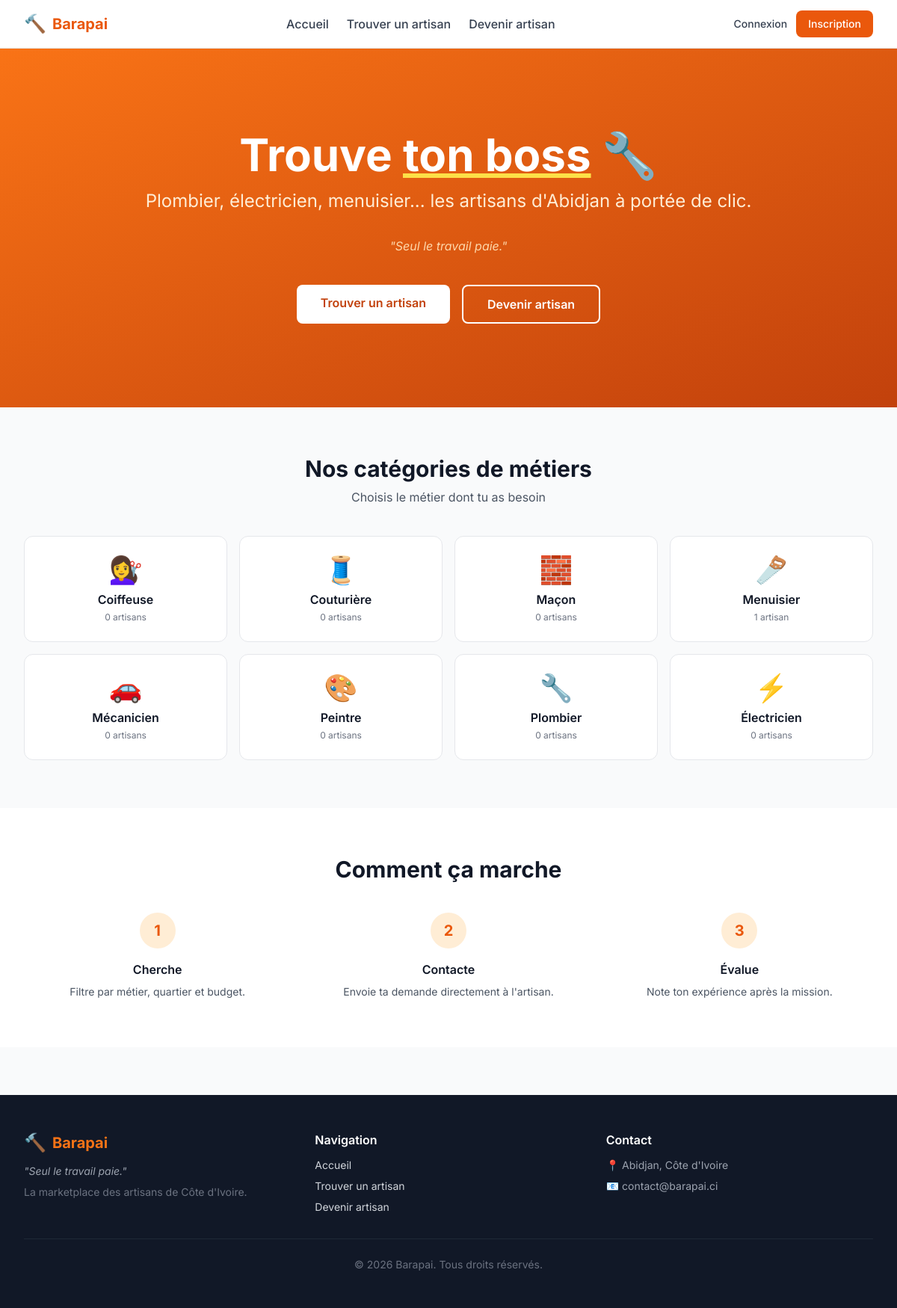
The page / on the database its author committed.
### apps/catalog/models.py (models this page shows, shortened)
class Category(models.Model):
    name = models.CharField(_('Nom'), max_length=100, unique=True)
    slug = models.SlugField(_('Slug'), max_length=100, unique=True)
    icon = models.CharField(
        _('Icone (emoji ou nom)'),
        max_length=50,
        blank=True,
        help_text=_('Ex: 🔧 ou wrench (nom lucide-icon)'),
    )
    description = models.TextField(_('Description'), blank=True)
    is_active = models.BooleanField(_('Active'), default=True)
    created_at = models.DateTimeField(auto_now_add=True)
    class Meta:
        verbose_name = _('Categorie')
        verbose_name_plural = _('Categories')
        ordering = ['name']

### apps/core/views.py (the view)
# urls.py: path('', views.home, name='home'),
def home(request):
    categories = Category.objects.filter(is_active=True)
    return render(request, 'core/home.html', {
        'categories': categories,
    })

### templates/core/home.html (shortened to what this page needs)
{% extends 'base.html' %}
{% block content %}
<section class="bg-gradient-to-br from-orange-500 to-orange-700 text-white">
    <div class="max-w-7xl mx-auto px-4 sm:px-6 lg:px-8 py-20 md:py-28 text-center">
        <h1 class="text-4xl md:text-6xl font-bold mb-4">
            Trouve <span class="underline decoration-yellow-300">ton boss</span> 🔧
        </h1>
        <p class="text-xl md:text-2xl mb-8 text-orange-100">
            Plombier, électricien, menuisier... les artisans d'Abidjan à portée de clic.
        </p>
        <p class="italic text-orange-200 mb-10">"Seul le travail paie."</p>
        <div class="flex flex-col sm:flex-row gap-4 justify-center">
            <a href="{% url 'catalog:artisans_list' %}"
   class="bg-white text-orange-700 px-8 py-3 rounded-lg font-semibold hover:bg-orange-50 transition">
    Trouver un artisan
</a>
            <a href="#" class="border-2 border-white text-white px-8 py-3 rounded-lg font-semibold hover:bg-white hover:text-orange-700 transition">
                Devenir artisan
            </a>
        </div>
    </div>
</section>
<section class="max-w-7xl mx-auto px-4 sm:px-6 lg:px-8 py-16">
    <h2 class="text-3xl font-bold text-center mb-2">Nos catégories de métiers</h2>
    <p class="text-center text-gray-600 mb-10">Choisis le métier dont tu as besoin</p>
    <div class="grid grid-cols-2 md:grid-cols-4 gap-4">
        {% for category in categories %}
            <a href="#" class="bg-white rounded-xl p-6 text-center hover:shadow-lg transition border border-gray-200 hover:border-orange-300">
                <div class="text-4xl mb-2">{{ category.icon|default:"🔧" }}</div>
                <h3 class="font-semibold text-gray-900">{{ category.name }}</h3>
                <p class="text-xs text-gray-500 mt-1">
                    {{ category.artisans.count }} artisan{{ category.artisans.count|pluralize:"s" }}
                </p>
            </a>
        {% empty %}
            <p class="col-span-full text-center text-gray-500">
                Aucune catégorie pour l'instant.
            </p>
        {% endfor %}
    </div>
</section>
<section class="bg-white py-16">
    <div class="max-w-7xl mx-auto px-4 sm:px-6 lg:px-8">
        <h2 class="text-3xl font-bold text-center mb-10">Comment ça marche</h2>
        <div class="grid md:grid-cols-3 gap-8">
            <div class="text-center">
                <div class="w-12 h-12 bg-orange-100 text-orange-600 rounded-full flex items-center justify-center mx-auto mb-4 text-xl font-bold">1</div>
                <h3 class="font-semibold mb-2">Cherche</h3>
                <p class="text-gray-600 text-sm">Filtre par métier, quartier et budget.</p>
            </div>
            <div class="text-center">
                <div class="w-12 h-12 bg-orange-100 text-orange-600 rounded-full flex items-center justify-center mx-auto mb-4 text-xl font-bold">2</div>
                <h3 class="font-semibold mb-2">Contacte</h3>
                <p class="text-gray-600 text-sm">Envoie ta demande directement à l'artisan.</p>
            </div>
            <div class="text-center">
                <div class="w-12 h-12 bg-orange-100 text-orange-600 rounded-full flex items-center justify-center mx-auto mb-4 text-xl font-bold">3</div>
                <h3 class="font-semibold mb-2">Évalue</h3>
                <p class="text-gray-600 text-sm">Note ton expérience après la mission.</p>
            </div>
        </div>
    </div>
</section>
{% endblock %}

### templates/base.html (style rules this page uses)
body { font-family: 'Inter', sans-serif; }

### rows shown on the page
Category: icon "💇‍♀️", name "Coiffeuse", artisans.count "0"
Category: icon "🧵", name "Couturière", artisans.count "0"
Category: icon "🧱", name "Maçon", artisans.count "0"
Category: icon "🪚", name "Menuisier", artisans.count "1"
Category: icon "🚗", name "Mécanicien", artisans.count "0"
Category: icon "🎨", name "Peintre", artisans.count "0"
Category: icon "🔧", name "Plombier", artisans.count "0"
Category: icon "⚡", name "Électricien", artisans.count "0"
